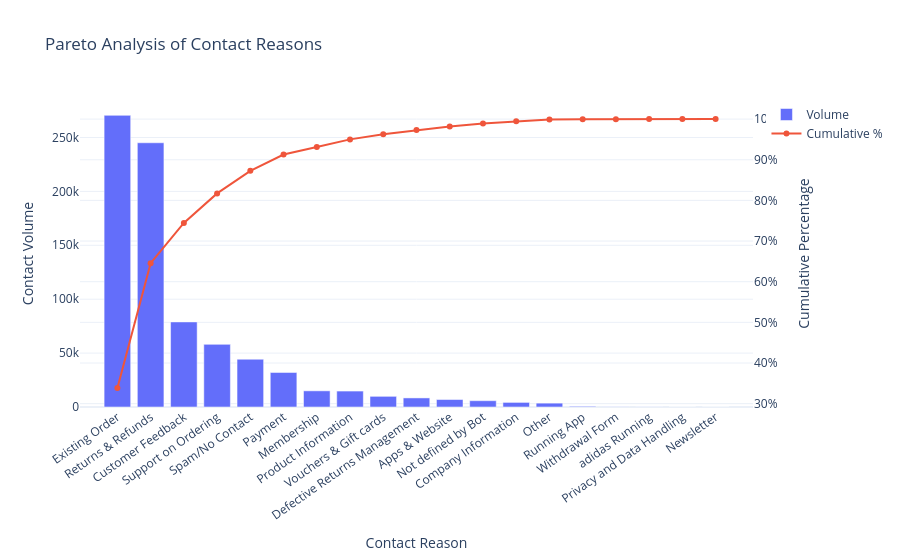

The notebook cell this image was saved under:
### Code cell
fig = go.Figure()

# Bars
fig.add_trace(
    go.Bar(
        x=pareto_df["contact_reason"],
        y=pareto_df["volume"],
        name="Volume",
    )
)

# Pareto line
fig.add_trace(
    go.Scatter(
        x=pareto_df["contact_reason"],
        y=pareto_df["cumulative_percentage"],
        name="Cumulative %",
        yaxis="y2",
        mode="lines+markers",
    )
)

fig.update_layout(
    title="Pareto Analysis of Contact Reasons",
    xaxis_title="Contact Reason",
    yaxis_title="Contact Volume",
    yaxis2=dict(
        title="Cumulative Percentage",
        overlaying="y",
        side="right",
        tickformat=".0%",
    ),
    template="plotly_white",
    xaxis_tickangle=-35,
)

fig.show()

### Figure 1 — Plotly figure (JSON) as saved in the notebook; plotly's stock layout.template omitted (floating-point values rounded to 4 significant figures)
{"data": [{"name": "Volume", "type": "bar", "x": ["Existing Order", "Returns & Refunds", "Customer Feedback", "Support on Ordering", "Spam/No Contact", "Payment", "Membership", "Product Information", "Vouchers & Gift cards", "Defective Returns Management", "Apps & Website", "Not defined by Bot", "Company Information", "Other", "Running App", "Withdrawal Form", "adidas Running", "Privacy and Data Handling", "Newsletter"], "y": [270500.0, 245100.0, 78930.0, 58100.0, 44310.0, 32020.0, 15000.0, 14780.0, 9899.0, 8421.0, 6941.0, 5855.0, 4266.0, 3585.0, 636.0, 143.0, 69.0, 25.0, 9.0]}, {"mode": "lines+markers", "name": "Cumulative %", "type": "scatter", "x": ["Existing Order", "Returns & Refunds", "Customer Feedback", "Support on Ordering", "Spam/No Contact", "Payment", "Membership", "Product Information", "Vouchers & Gift cards", "Defective Returns Management", "Apps & Website", "Not defined by Bot", "Company Information", "Other", "Running App", "Withdrawal Form", "adidas Running", "Privacy and Data Handling", "Newsletter"], "y": [0.3387, 0.6456, 0.7445, 0.8172, 0.8727, 0.9128, 0.9316, 0.9501, 0.9625, 0.973, 0.9817, 0.9891, 0.9944, 0.9989, 0.9997, 0.9999, 1.0, 1.0, 1.0], "yaxis": "y2"}], "layout": {"title": {"text": "Pareto Analysis of Contact Reasons"}, "xaxis": {"tickangle": -35, "title": {"text": "Contact Reason"}}, "yaxis": {"title": {"text": "Contact Volume"}}, "yaxis2": {"overlaying": "y", "side": "right", "tickformat": ".0%", "title": {"text": "Cumulative Percentage"}}}}
